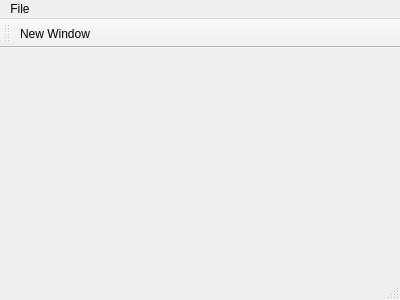
<?xml version="1.0" encoding="UTF-8"?>
<ui version="4.0">
 <class>MainWindow</class>
 <widget class="QMainWindow" name="MainWindow">
  <property name="geometry">
   <rect>
    <x>0</x>
    <y>0</y>
    <width>400</width>
    <height>300</height>
   </rect>
  </property>
  <property name="windowTitle">
   <string>MainWindow</string>
  </property>
  <widget class="QWidget" name="centralWidget"/>
  <widget class="QMenuBar" name="menuBar">
   <property name="geometry">
    <rect>
     <x>0</x>
     <y>0</y>
     <width>400</width>
     <height>19</height>
    </rect>
   </property>
   <widget class="QMenu" name="menufile">
    <property name="title">
     <string>File</string>
    </property>
    <addaction name="actionNew_Window"/>
   </widget>
   <addaction name="menufile"/>
  </widget>
  <widget class="QToolBar" name="mainToolBar">
   <attribute name="toolBarArea">
    <enum>TopToolBarArea</enum>
   </attribute>
   <attribute name="toolBarBreak">
    <bool>false</bool>
   </attribute>
   <addaction name="actionNew_Window"/>
  </widget>
  <widget class="QStatusBar" name="statusBar"/>
  <action name="actionNew_Window">
   <property name="text">
    <string>New Window</string>
   </property>
  </action>
 </widget>
 <layoutdefault spacing="6" margin="11"/>
 <resources/>
 <connections/>
</ui>
